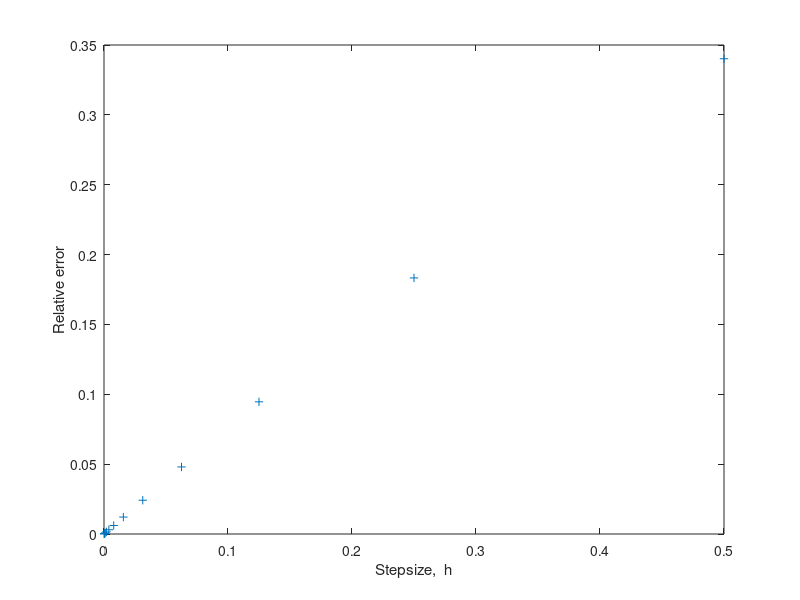

Source code (MATLAB):
function  backdiff_sin(x)
% BACKDIFF_SIN First order backward difference approximation of d/dx of sin(x)
%
% Synopsis:  BACKDIF_SIN(x)
%
% Input:     x = (optional) value at which the derivative is to be evaluated
%                Default:  x = 1
%
% Output:    A table and plot of relative error versus stepsize

% Default argument
if nargin<1, x=1; end

% Calculations
fp   = cos(x);                 % Exact value of fprime
h    = 1./(2.^(1:1:13))';      % Column vector of stepsizes
fpbd = (sin(x) - sin(x-h))./h; % Vectorized calculation of backwards
                               % difference approximation
Eabs = abs(fp - fpbd);         % Absolute error
Erel = Eabs./fp;               % Relative error

% Plot the error vs stepsize
plot(h,Erel,'+');  xlabel('Stepsize,  h');    ylabel('Relative error');

% Calculate alpha
alpha = zeros(length(h),1);
for k = length(h):-1:2
    alpha(k) = log(Eabs(k)/Eabs(k-1))/log(h(k)/h(k-1));
end

% Print results
fprintf('      h        fp       fpfd         Erel         Eabs         Alpha\n');
for k=length(h):-1:2
  fprintf('%10.1e %9.5f %9.5f %12.2e %12.2e %12.5f\n',h(k),fp,fpbd(k),Erel(k),Eabs(k),alpha(k));
end
fprintf('%10.1e %9.5f %9.5f %12.2e %12.2e\n',h(k-1),fp,fpbd(k-1),Erel(k-1),Eabs(k-1));

TruncErr = cos(x).*h;
RoundErr = abs(fpbd-fp-TruncErr);

%output for roundoff error
fprintf('\nTable for examining truncation and roundoff errors\n');
fprintf('      h        TruncErr     RoundErr\n');
for k=length(h):-1:1
  fprintf('%10.1e %12.2e %12.2e\n',h(k),TruncErr(k),RoundErr(k));
end

